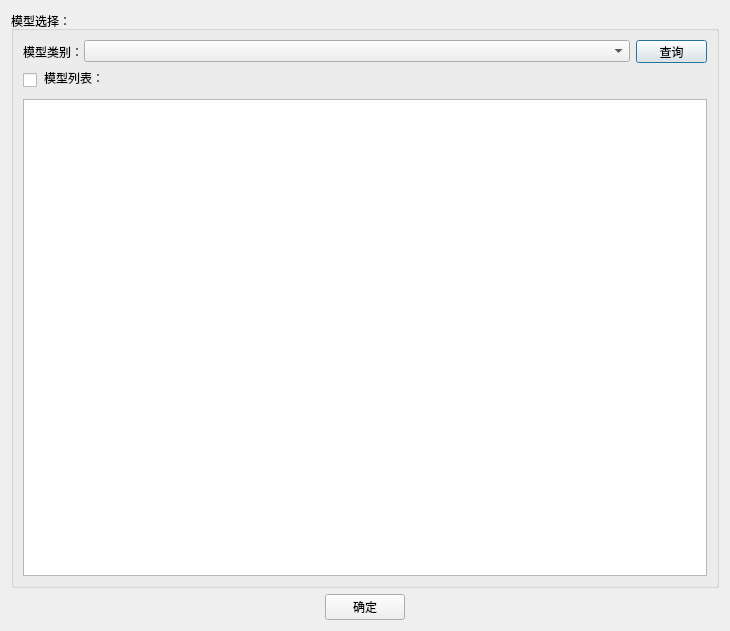
<?xml version="1.0" encoding="UTF-8"?>
<ui version="4.0">
 <class>Dialog</class>
 <widget class="QDialog" name="Dialog">
  <property name="geometry">
   <rect>
    <x>0</x>
    <y>0</y>
    <width>730</width>
    <height>631</height>
   </rect>
  </property>
  <property name="minimumSize">
   <size>
    <width>0</width>
    <height>0</height>
   </size>
  </property>
  <property name="maximumSize">
   <size>
    <width>16777215</width>
    <height>16777215</height>
   </size>
  </property>
  <property name="windowTitle">
   <string>删除模型</string>
  </property>
  <layout class="QGridLayout" name="gridLayout_3">
   <item row="0" column="0">
    <layout class="QHBoxLayout" name="horizontalLayout_1">
     <item>
      <layout class="QVBoxLayout" name="verticalLayoutMain">
       <property name="sizeConstraint">
        <enum>QLayout::SetDefaultConstraint</enum>
       </property>
       <item>
        <widget class="QGroupBox" name="groupBox_SelectSample">
         <property name="title">
          <string>模型选择：</string>
         </property>
         <layout class="QHBoxLayout" name="horizontalLayout_openImage">
          <property name="spacing">
           <number>6</number>
          </property>
          <property name="sizeConstraint">
           <enum>QLayout::SetDefaultConstraint</enum>
          </property>
          <property name="leftMargin">
           <number>9</number>
          </property>
          <property name="topMargin">
           <number>9</number>
          </property>
          <property name="rightMargin">
           <number>9</number>
          </property>
          <property name="bottomMargin">
           <number>9</number>
          </property>
          <item>
           <layout class="QVBoxLayout" name="verticalLayout_4">
            <item>
             <layout class="QHBoxLayout" name="horizontalLayout">
              <property name="sizeConstraint">
               <enum>QLayout::SetDefaultConstraint</enum>
              </property>
              <item>
               <widget class="QLabel" name="label">
                <property name="maximumSize">
                 <size>
                  <width>55</width>
                  <height>16777215</height>
                 </size>
                </property>
                <property name="text">
                 <string>模型类别：</string>
                </property>
               </widget>
              </item>
              <item>
               <widget class="QComboBox" name="comboBox_Class">
                <property name="enabled">
                 <bool>true</bool>
                </property>
                <property name="minimumSize">
                 <size>
                  <width>0</width>
                  <height>0</height>
                 </size>
                </property>
                <property name="maximumSize">
                 <size>
                  <width>16777215</width>
                  <height>16777215</height>
                 </size>
                </property>
                <property name="editable">
                 <bool>false</bool>
                </property>
               </widget>
              </item>
              <item>
               <widget class="QPushButton" name="pushButton_Query">
                <property name="minimumSize">
                 <size>
                  <width>71</width>
                  <height>23</height>
                 </size>
                </property>
                <property name="maximumSize">
                 <size>
                  <width>71</width>
                  <height>23</height>
                 </size>
                </property>
                <property name="text">
                 <string>查询</string>
                </property>
               </widget>
              </item>
             </layout>
            </item>
            <item>
             <layout class="QVBoxLayout" name="verticalLayout_2">
              <item>
               <layout class="QHBoxLayout" name="horizontalLayout_2">
                <property name="bottomMargin">
                 <number>6</number>
                </property>
                <item>
                 <widget class="QCheckBox" name="checkBox">
                  <property name="minimumSize">
                   <size>
                    <width>15</width>
                    <height>15</height>
                   </size>
                  </property>
                  <property name="maximumSize">
                   <size>
                    <width>10</width>
                    <height>10</height>
                   </size>
                  </property>
                  <property name="toolTip">
                   <string>全选</string>
                  </property>
                  <property name="layoutDirection">
                   <enum>Qt::LeftToRight</enum>
                  </property>
                  <property name="text">
                   <string/>
                  </property>
                 </widget>
                </item>
                <item>
                 <widget class="QLabel" name="label_7">
                  <property name="minimumSize">
                   <size>
                    <width>0</width>
                    <height>0</height>
                   </size>
                  </property>
                  <property name="text">
                   <string>模型列表：</string>
                  </property>
                 </widget>
                </item>
               </layout>
              </item>
              <item>
               <widget class="QTableView" name="tableView_List">
                <property name="layoutDirection">
                 <enum>Qt::LeftToRight</enum>
                </property>
                <property name="styleSheet">
                 <string notr="true"/>
                </property>
                <property name="sizeAdjustPolicy">
                 <enum>QAbstractScrollArea::AdjustToContents</enum>
                </property>
                <attribute name="horizontalHeaderCascadingSectionResizes">
                 <bool>false</bool>
                </attribute>
               </widget>
              </item>
             </layout>
            </item>
           </layout>
          </item>
         </layout>
        </widget>
       </item>
       <item>
        <layout class="QVBoxLayout" name="verticalLayout">
         <item alignment="Qt::AlignHCenter">
          <widget class="QPushButton" name="pushButton_accept">
           <property name="text">
            <string>确定</string>
           </property>
          </widget>
         </item>
        </layout>
       </item>
      </layout>
     </item>
    </layout>
   </item>
  </layout>
 </widget>
 <resources/>
 <connections>
  <connection>
   <sender>pushButton_accept</sender>
   <signal>clicked()</signal>
   <receiver>Dialog</receiver>
   <slot>accept()</slot>
   <hints>
    <hint type="sourcelabel">
     <x>238</x>
     <y>233</y>
    </hint>
    <hint type="destinationlabel">
     <x>238</x>
     <y>127</y>
    </hint>
   </hints>
  </connection>
 </connections>
</ui>
